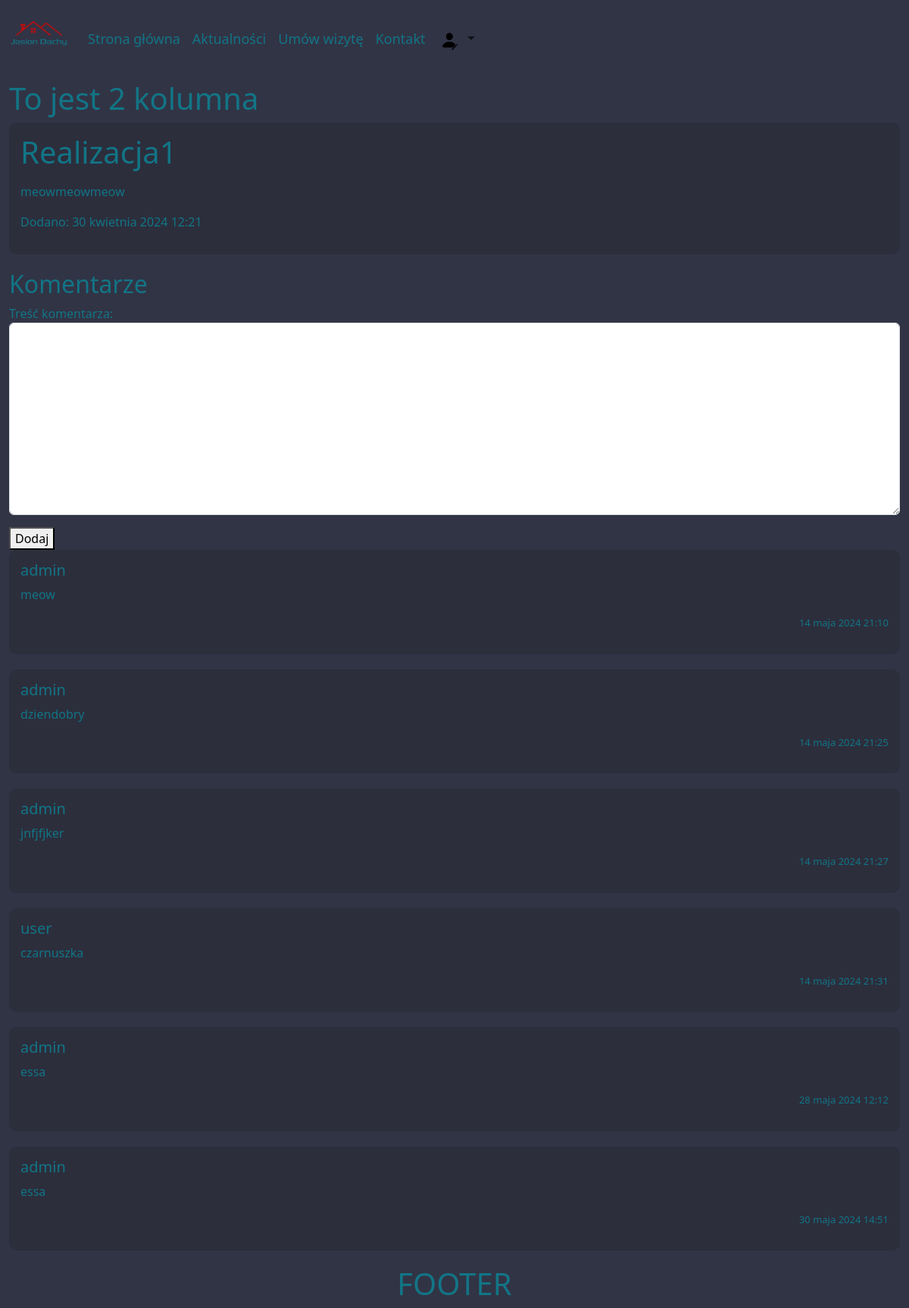
Page /blog/1/ (signed in) on the committed database.
### mainapp/models.py (models this page shows, shortened)
class Realization(models.Model):
    title = models.CharField(max_length=100, verbose_name="Tytuł")
    content = models.CharField(max_length=500, verbose_name="Opis")
    date = models.DateTimeField(default=timezone.now(), verbose_name="Data dodania")
    class Meta:
        verbose_name_plural = "Realizacje"

class Comment(models.Model):
    realization = models.ForeignKey(Realization, on_delete=models.CASCADE, verbose_name="Realizacja")
    author = models.ForeignKey(User, on_delete=models.CASCADE, verbose_name='Autor komentarza')
    content = models.CharField(max_length=200, verbose_name='Treść komentarza')
    date = models.DateTimeField(default=timezone.now, verbose_name='Data')
    class Meta:
        verbose_name_plural = "Komentarze"

### mainapp/views.py (the view)
# urls.py: path('blog/<int:entry_id>/', views.detail, name='detail'),
@login_required
@require_http_methods(["GET", "POST"])
def detail(request, entry_id):
    try:
        entry = get_object_or_404(Realization, pk=entry_id)
        comments = Comment.objects.filter(realization=entry)
        if request.method == 'POST':
            comment_form = CommentForm(request.POST)
            if comment_form.is_valid():
                comment = comment_form.save(commit=False)
                comment.author = request.user
                comment.realization = entry
                comment.save()
                logger.info(f"Nowy komentarz dodany przez {request.user} do realizacji {entry_id}")
                return redirect('mainapp:detail', entry_id=entry.id)
        else:
            comment_form = CommentForm()
        context = {'entry': entry, 'comments': comments, 'comment_form': comment_form}
        logger.debug(f"Widok szczegółowy dla realizacji {entry_id}")
        return render(request, 'mainapp/detail.html', context)
    except Realization.DoesNotExist:
        logger.error(f"Realizacja o id {entry_id} nie istnieje")
        raise Http404("Podany wpis nie istnieje")
    except Exception as e:
        logger.error(f"Błąd w widoku szczegółowym dla realizacji {entry_id}: {e}")
        return render(request, 'mainapp/error.html', {'error': str(e)})

### mainapp/forms.py
class CommentForm(forms.ModelForm):
    class Meta:
        model = Comment
        fields = ['content']
        widgets = {
            'content': forms.Textarea(attrs={'class': 'form-control'})
        }

### mainapp/templates/mainapp/detail.html (shortened to what this page needs)
{% extends 'mainapp/base.html' %}
{% block content %}
    <article>
    <h1>{{ entry.title }}</h1>
    <p>{{ entry.content|linebreaks }}</p>
    <p>Dodano: {{ entry.date }}</p>
    </article>
    <h2>Komentarze</h2>
    <form action="{% url 'mainapp:detail' entry.id %}" method="post">
        {{ comment_form.as_p }}
        <button name="submit">Dodaj</button>
    </form>
        {% for comment in comments %}
            <article>
                <h5>{{ comment.author }}</h5>
                <p>{{ comment.content }}</p>
                <p style="font-size: small; text-align:right;">{{ comment.date }}</p>
            </article>
        {% empty %}
            Brak komentarzy, napisz pierwszy!
        {% endfor %}
{% endblock content %}

### mainapp/templates/mainapp/base.html (style rules this page uses)
div,h1 { #border: 1px red solid; }
.text-blue,p { color: #127586; #background-color: #313445; }
body { background-color: #313445; color: #127586; }
article { background-color: #2c2e3c; border-radius: 10px; padding: 15px; margin-bottom: 20px; }

### rows in the picture
Realization: title "Realizacja1", content "meowmeowmeow", date "30 kwietnia 2024 12:21"
Comment: author "admin", content "meow", date "14 maja 2024 21:10"
Comment: author "admin", content "dziendobry", date "14 maja 2024 21:25"
Comment: author "admin", content "jnfjfjker", date "14 maja 2024 21:27"
Comment: author "user", content "czarnuszka", date "14 maja 2024 21:31"
Comment: author "admin", content "essa", date "28 maja 2024 12:12"
Comment: author "admin", content "essa", date "30 maja 2024 14:51"
